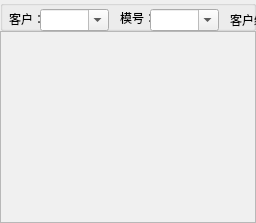
      <widget class="QWidget" name="yanmoxingxi">
       <attribute name="title">
        <string>验模信息</string>
       </attribute>
       <layout class="QVBoxLayout" name="verticalLayout_4">
        <property name="spacing">
         <number>0</number>
        </property>
        <property name="leftMargin">
         <number>0</number>
        </property>
        <property name="topMargin">
         <number>0</number>
        </property>
        <property name="rightMargin">
         <number>0</number>
        </property>
        <property name="bottomMargin">
         <number>0</number>
        </property>
        <item>
         <widget class="QWidget" name="widget_4" native="true">
          <property name="maximumSize">
           <size>
            <width>16777215</width>
            <height>62</height>
           </size>
          </property>
          <widget class="QWidget" name="layoutWidget_3">
           <property name="geometry">
            <rect>
             <x>1</x>
             <y>1</y>
             <width>390</width>
             <height>60</height>
            </rect>
           </property>
           <layout class="QGridLayout" name="gridLayout_5">
            <item row="0" column="9">
             <widget class="QToolButton" name="toolButton_22">
              <property name="text">
               <string>退出</string>
              </property>
              <property name="icon">
               <iconset>
                <normaloff>ICO/png/1110305.png</normaloff>ICO/png/1110305.png</iconset>
              </property>
              <property name="iconSize">
               <size>
                <width>36</width>
                <height>36</height>
               </size>
              </property>
              <property name="toolButtonStyle">
               <enum>Qt::ToolButtonTextUnderIcon</enum>
              </property>
              <property name="autoRaise">
               <bool>true</bool>
              </property>
             </widget>
            </item>
            <item row="0" column="4">
             <widget class="QToolButton" name="toolButton_23">
              <property name="text">
               <string>查看</string>
              </property>
              <property name="icon">
               <iconset>
                <normaloff>ICO/png/1081662.png</normaloff>ICO/png/1081662.png</iconset>
              </property>
              <property name="iconSize">
               <size>
                <width>36</width>
                <height>36</height>
               </size>
              </property>
              <property name="toolButtonStyle">
               <enum>Qt::ToolButtonTextUnderIcon</enum>
              </property>
              <property name="autoRaise">
               <bool>true</bool>
              </property>
             </widget>
            </item>
            <item row="0" column="2">
             <widget class="QToolButton" name="toolButton_24">
              <property name="text">
               <string>修改</string>
              </property>
              <property name="icon">
               <iconset>
                <normaloff>ICO/png/1073170.png</normaloff>ICO/png/1073170.png</iconset>
              </property>
              <property name="iconSize">
               <size>
                <width>36</width>
                <height>36</height>
               </size>
              </property>
              <property name="toolButtonStyle">
               <enum>Qt::ToolButtonTextUnderIcon</enum>
              </property>
              <property name="autoRaise">
               <bool>true</bool>
              </property>
             </widget>
            </item>
            <item row="0" column="7">
             <widget class="QToolButton" name="toolButton_25">
              <property name="text">
               <string>流程跳转</string>
              </property>
              <property name="icon">
               <iconset>
                <normaloff>ICO/png/1081628.png</normaloff>ICO/png/1081628.png</iconset>
              </property>
              <property name="iconSize">
               <size>
                <width>36</width>
                <height>36</height>
               </size>
              </property>
              <property name="toolButtonStyle">
               <enum>Qt::ToolButtonTextUnderIcon</enum>
              </property>
              <property name="autoRaise">
               <bool>true</bool>
              </property>
             </widget>
            </item>
            <item row="0" column="1">
             <widget class="QToolButton" name="toolButton_26">
              <property name="text">
               <string>删除</string>
              </property>
              <property name="icon">
               <iconset>
                <normaloff>ICO/png/1081640.png</normaloff>ICO/png/1081640.png</iconset>
              </property>
              <property name="iconSize">
               <size>
                <width>36</width>
                <height>36</height>
               </size>
              </property>
              <property name="toolButtonStyle">
               <enum>Qt::ToolButtonTextUnderIcon</enum>
              </property>
              <property name="autoRaise">
               <bool>true</bool>
              </property>
             </widget>
            </item>
            <item row="0" column="5">
             <widget class="QToolButton" name="toolButton_27">
              <property name="text">
               <string>导出</string>
              </property>
              <property name="icon">
               <iconset>
                <normaloff>ICO/png/1081656.png</normaloff>ICO/png/1081656.png</iconset>
              </property>
              <property name="iconSize">
               <size>
                <width>36</width>
                <height>36</height>
               </size>
              </property>
              <property name="toolButtonStyle">
               <enum>Qt::ToolButtonTextUnderIcon</enum>
              </property>
              <property name="autoRaise">
               <bool>true</bool>
              </property>
             </widget>
            </item>
            <item row="0" column="6">
             <widget class="Line" name="line_10">
              <property name="orientation">
               <enum>Qt::Vertical</enum>
              </property>
             </widget>
            </item>
            <item row="0" column="0">
             <widget class="QToolButton" name="toolButton_28">
              <property name="text">
               <string>新增</string>
              </property>
              <property name="icon">
               <iconset>
                <normaloff>ICO/png/1081676.png</normaloff>ICO/png/1081676.png</iconset>
              </property>
              <property name="iconSize">
               <size>
                <width>36</width>
                <height>36</height>
               </size>
              </property>
              <property name="toolButtonStyle">
               <enum>Qt::ToolButtonTextUnderIcon</enum>
              </property>
              <property name="autoRaise">
               <bool>true</bool>
              </property>
             </widget>
            </item>
            <item row="0" column="8">
             <widget class="Line" name="line_11">
              <property name="orientation">
               <enum>Qt::Vertical</enum>
              </property>
             </widget>
            </item>
            <item row="0" column="3">
             <widget class="Line" name="line_12">
              <property name="orientation">
               <enum>Qt::Vertical</enum>
              </property>
             </widget>
            </item>
           </layout>
          </widget>
         </widget>
        </item>
        <item>
         <widget class="QGroupBox" name="groupBox_5">
          <property name="maximumSize">
           <size>
            <width>16777215</width>
            <height>40</height>
           </size>
          </property>
          <property name="title">
           <string/>
          </property>
          <widget class="QPushButton" name="chaxun_4">
           <property name="enabled">
            <bool>true</bool>
           </property>
           <property name="geometry">
            <rect>
             <x>920</x>
             <y>10</y>
             <width>75</width>
             <height>23</height>
            </rect>
           </property>
           <property name="text">
            <string>查询</string>
           </property>
          </widget>
          <widget class="QLabel" name="label_24">
           <property name="geometry">
            <rect>
             <x>585</x>
             <y>12</y>
             <width>31</width>
             <height>16</height>
            </rect>
           </property>
           <property name="maximumSize">
            <size>
             <width>36</width>
             <height>16</height>
            </size>
           </property>
           <property name="text">
            <string>日期：</string>
           </property>
          </widget>
          <widget class="QDateEdit" name="dateEdit_7">
           <property name="geometry">
            <rect>
             <x>727</x>
             <y>11</y>
             <width>88</width>
             <height>20</height>
            </rect>
           </property>
           <property name="minimumSize">
            <size>
             <width>88</width>
             <height>20</height>
            </size>
           </property>
           <property name="maximumSize">
            <size>
             <width>88</width>
             <height>20</height>
            </size>
           </property>
           <property name="calendarPopup">
            <bool>true</bool>
           </property>
          </widget>
          <widget class="QLabel" name="label_26">
           <property name="geometry">
            <rect>
             <x>9</x>
             <y>11</y>
             <width>31</width>
             <height>16</height>
            </rect>
           </property>
           <property name="maximumSize">
            <size>
             <width>36</width>
             <height>16</height>
            </size>
           </property>
           <property name="styleSheet">
            <string notr="true"/>
           </property>
           <property name="text">
            <string>客户：</string>
           </property>
          </widget>
          <widget class="QLabel" name="label_27">
           <property name="geometry">
            <rect>
             <x>120</x>
             <y>10</y>
             <width>31</width>
             <height>16</height>
            </rect>
           </property>
           <property name="maximumSize">
            <size>
             <width>36</width>
             <height>16</height>
            </size>
           </property>
           <property name="text">
            <string>模号：</string>
           </property>
          </widget>
          <widget class="QLabel" name="label_28">
           <property name="geometry">
            <rect>
             <x>710</x>
             <y>11</y>
             <width>16</width>
             <height>16</height>
            </rect>
           </property>
           <property name="text">
            <string>至</string>
           </property>
          </widget>
          <widget class="QDateEdit" name="dateEdit_8">
           <property name="geometry">
            <rect>
             <x>617</x>
             <y>11</y>
             <width>88</width>
             <height>20</height>
            </rect>
           </property>
           <property name="minimumSize">
            <size>
             <width>88</width>
             <height>20</height>
            </size>
           </property>
           <property name="maximumSize">
            <size>
             <width>88</width>
             <height>20</height>
            </size>
           </property>
           <property name="calendarPopup">
            <bool>true</bool>
           </property>
          </widget>
          <widget class="QComboBox" name="comboBox_13">
           <property name="geometry">
            <rect>
             <x>40</x>
             <y>9</y>
             <width>69</width>
             <height>22</height>
            </rect>
           </property>
           <property name="editable">
            <bool>true</bool>
           </property>
          </widget>
          <widget class="QComboBox" name="comboBox_14">
           <property name="geometry">
            <rect>
             <x>150</x>
             <y>9</y>
             <width>69</width>
             <height>22</height>
            </rect>
           </property>
           <property name="editable">
            <bool>true</bool>
           </property>
          </widget>
          <widget class="QComboBox" name="comboBox_15">
           <property name="geometry">
            <rect>
             <x>290</x>
             <y>9</y>
             <width>111</width>
             <height>22</height>
            </rect>
           </property>
           <property name="editable">
            <bool>true</bool>
           </property>
          </widget>
          <widget class="QLabel" name="label_29">
           <property name="geometry">
            <rect>
             <x>230</x>
             <y>10</y>
             <width>61</width>
             <height>20</height>
            </rect>
           </property>
           <property name="text">
            <string>客户编号：</string>
           </property>
          </widget>
          <widget class="QCheckBox" name="checkBox_7">
           <property name="geometry">
            <rect>
             <x>820</x>
             <y>2</y>
             <width>89</width>
             <height>16</height>
            </rect>
           </property>
           <property name="text">
            <string>包括移模项目</string>
           </property>
          </widget>
          <widget class="QCheckBox" name="checkBox_8">
           <property name="geometry">
            <rect>
             <x>820</x>
             <y>20</y>
             <width>89</width>
             <height>16</height>
            </rect>
           </property>
           <property name="text">
            <string>包括历史记录</string>
           </property>
          </widget>
          <widget class="QLabel" name="label_38">
           <property name="geometry">
            <rect>
             <x>420</x>
             <y>10</y>
             <width>60</width>
             <height>20</height>
            </rect>
           </property>
           <property name="maximumSize">
            <size>
             <width>60</width>
             <height>20</height>
            </size>
           </property>
           <property name="text">
            <string>验收人员：</string>
           </property>
          </widget>
          <widget class="QLineEdit" name="lineEdit_10">
           <property name="geometry">
            <rect>
             <x>480</x>
             <y>10</y>
             <width>81</width>
             <height>20</height>
            </rect>
           </property>
           <property name="minimumSize">
            <size>
             <width>81</width>
             <height>20</height>
            </size>
           </property>
           <property name="maximumSize">
            <size>
             <width>81</width>
             <height>20</height>
            </size>
           </property>
          </widget>
         </widget>
        </item>
        <item>
         <widget class="QTableWidget" name="tableWidget_ym">
          <property name="sizePolicy">
           <sizepolicy hsizetype="Preferred" vsizetype="Preferred">
            <horstretch>0</horstretch>
            <verstretch>0</verstretch>
           </sizepolicy>
          </property>
          <property name="palette">
           <palette>
            <active>
             <colorrole role="Base">
              <brush brushstyle="SolidPattern">
               <color alpha="255">
                <red>240</red>
                <green>240</green>
                <blue>240</blue>
               </color>
              </brush>
             </colorrole>
            </active>
            <inactive>
             <colorrole role="Base">
              <brush brushstyle="SolidPattern">
               <color alpha="255">
                <red>240</red>
                <green>240</green>
                <blue>240</blue>
               </color>
              </brush>
             </colorrole>
            </inactive>
            <disabled>
             <colorrole role="Base">
              <brush brushstyle="SolidPattern">
               <color alpha="255">
                <red>240</red>
                <green>240</green>
                <blue>240</blue>
               </color>
              </brush>
             </colorrole>
            </disabled>
           </palette>
          </property>
          <property name="autoScroll">
           <bool>true</bool>
          </property>
         </widget>
        </item>
       </layout>
      </widget>
